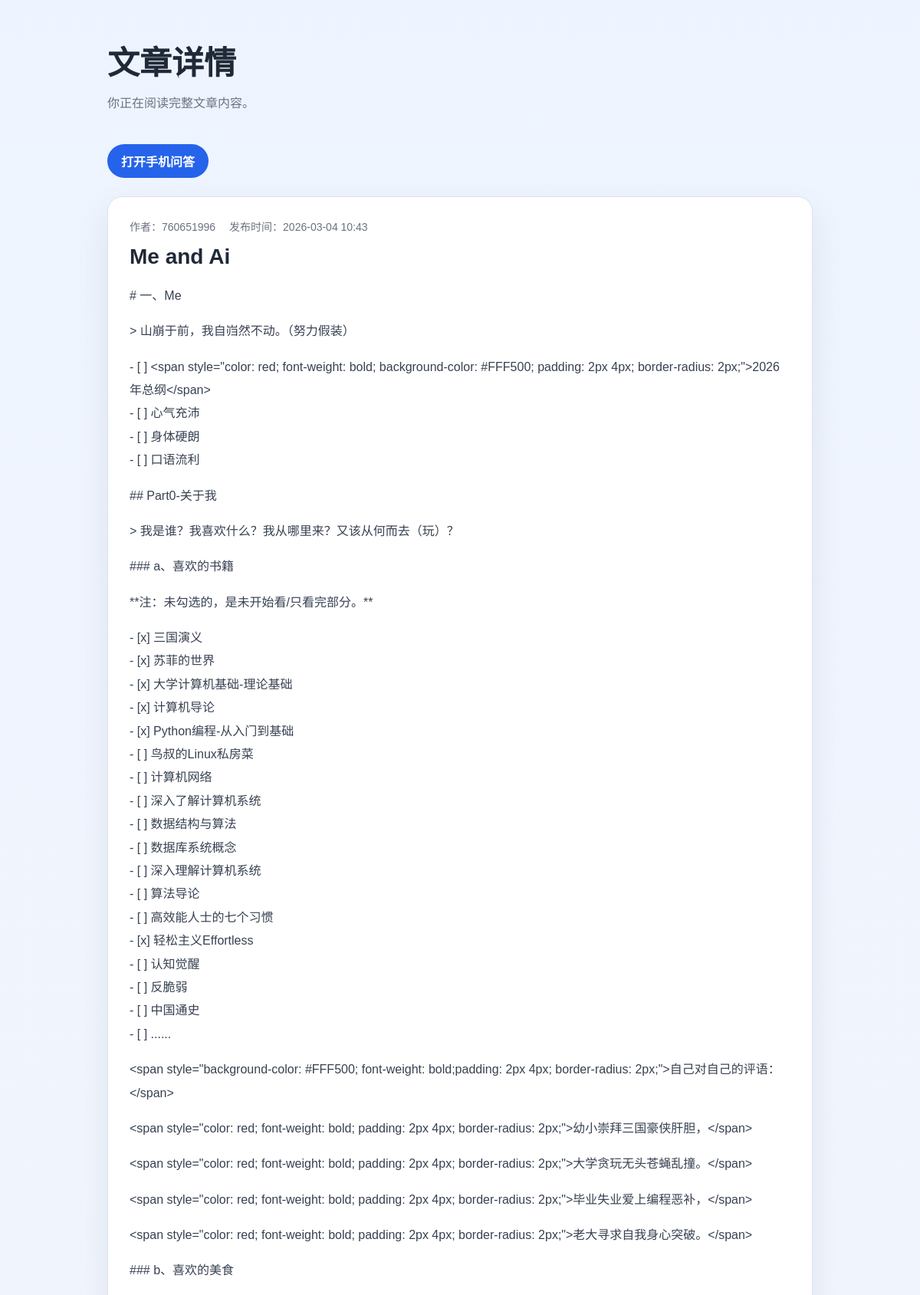
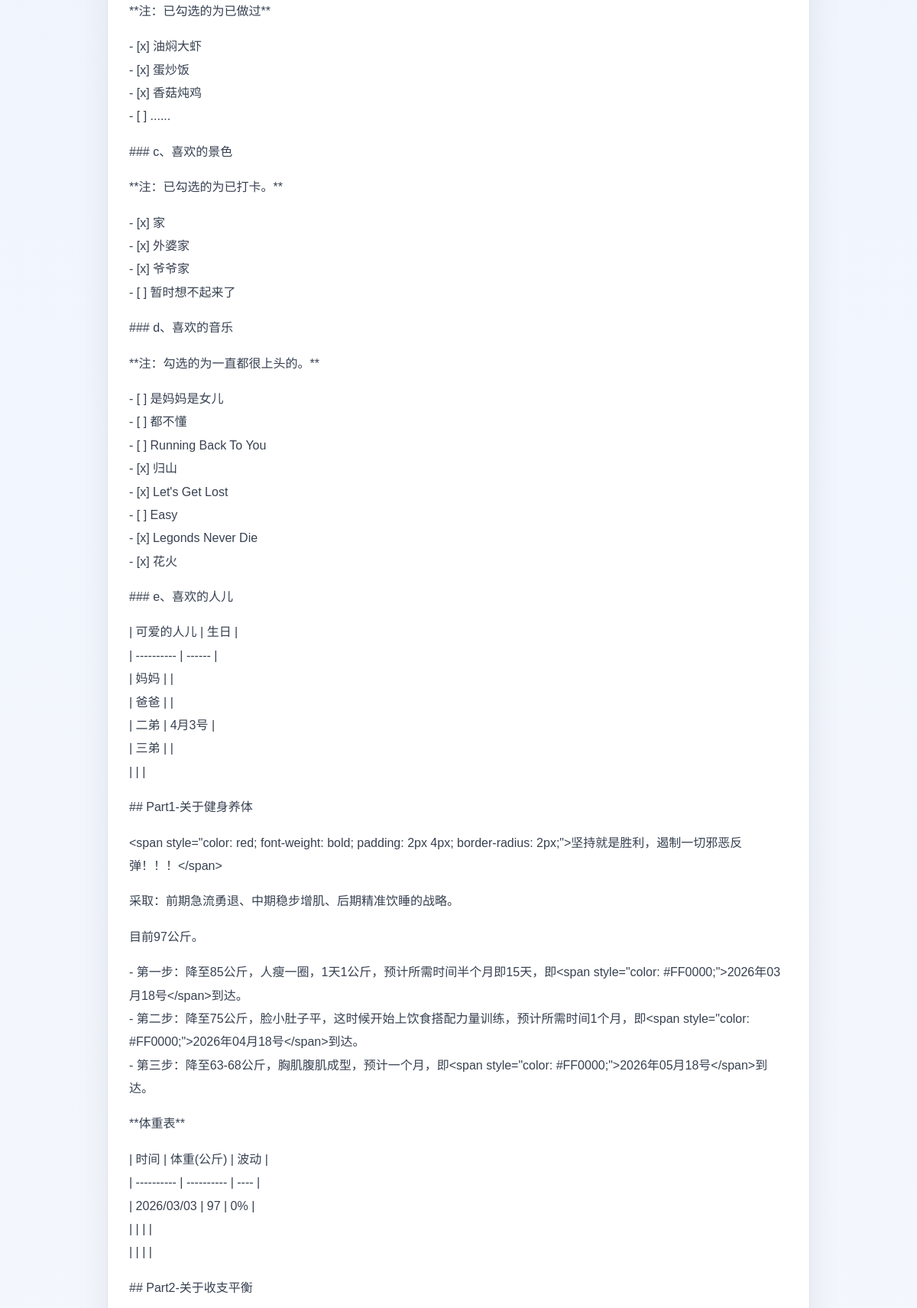
The app's page /post/1/ (upper part) with its own data (2 pictures, top to bottom).
### blog/models.py (models this page shows, shortened)
class Post(models.Model):
    title = models.CharField(max_length=100)
    content = models.TextField()
    date_posted = models.DateTimeField(default=timezone.now)
    author = models.ForeignKey(User, on_delete=models.CASCADE)

### blog/views.py (the view)
# urls.py: path('post/<int:pk>/', views.post_detail, name='post-detail'),
def post_detail(request, pk):
    post = get_object_or_404(Post.objects.select_related('author'), pk=pk)
    return render(request, 'blog/post_detail.html', {'post': post})

### blog/templates/blog/post_detail.html (shortened to what this page needs)
{% extends "blog/base.html" %}
{% block page_title %}文章详情{% endblock %}
{% block page_intro %}你正在阅读完整文章内容。{% endblock %}
{% block hero_actions %}
    <div class="hero-actions">
        <a class="button" href="{% url 'chat-page' %}">打开手机问答</a>
    </div>
{% endblock %}
{% block content %}
    <article class="detail-card">
        <div class="meta">
            <span>作者：{{ post.author.username }}</span>
            <span>发布时间：{{ post.date_posted|date:"Y-m-d H:i" }}</span>
        </div>
        <h2>{{ post.title }}</h2>
        <div class="detail-body">
            {{ post.content|linebreaks }}
        </div>
    </article>
{% endblock %}

### blog/templates/blog/base.html (style rules this page uses)
:root { color-scheme: light; --bg: #f5f7fb; --panel: #ffffff; --text: #1f2937; --muted: #6b7280; --primary: #2563eb; --primary-hover: #1d4ed8; --border: #dbe3f0; --shadow: 0 18px 45px rgba(15, 23, 42, 0.08); }
* { box-sizing: border-box; }
body { margin: 0; font-family: "Microsoft YaHei", Arial, sans-serif; background: linear-gradient(180deg, #eef4ff 0%, var(--bg) 100%); color: var(--text); }
.hero-actions { display: flex; flex-wrap: wrap; gap: 12px; margin-top: 18px; }
.post-card, .detail-card, .empty-state { background: var(--panel); border: 1px solid var(--border); border-radius: 20px; padding: 28px; box-shadow: var(--shadow); }
.meta { display: flex; flex-wrap: wrap; gap: 10px 18px; color: var(--muted); font-size: 14px; margin-bottom: 14px; }
h2 { margin: 0 0 18px; font-size: 28px; }
.post-body, .detail-body { font-size: 16px; line-height: 1.9; color: #374151; }
.detail-body { margin-top: 20px; }
.button, .back-link { display: inline-flex; align-items: center; justify-content: center; min-height: 44px; padding: 0 18px; border-radius: 999px; background: var(--primary); color: #ffffff; text-decoration: none; font-weight: 600; margin-top: 20px; border: none; }

### records on screen
Post: author.username "760651996", date_posted "2026-03-04 10:43", title "Me and Ai", content "# 一、Me > 山崩于前，我自岿然不动。（努力假装） - [ ] <span style=\"color: red; font-weight: bold; background-color: #FFF500; padding: 2px 4px; border-radius: 2px;\">2026年总纲</span> - [ ] 心气充沛 - [ ] 身体硬朗 - [ ] 口语流利 ## Part0-关于我 > 我是谁？我喜欢什么？我从哪里来？又该从何而去（玩）？ ### a、喜欢的书籍 **注：未勾选的，是未开始看/只看完部分。** - [x] 三国演义 - [x] 苏菲的世界 - [x] 大学计算机基础-理论基础 - [x] 计算机导论 - [x] Python编程-从入门到基础 - [ ] 鸟叔的Linux私房菜 - [ ] 计算机网络 - [ ] 深入了解计算机系统 - [ ] 数据结构与算法 - [ ] 数据库系统概念 - [ ] 深入理解计算机系统 - [ ] 算法导论 - [ ] 高效能人士的七个习惯 - [x] 轻松主义Effortless - [ ] 认知觉醒 - [ ] 反脆弱 - [ ] 中国通史 - [ ] ...... <span style=\"background-color: #FFF500; font-weight: bold;padding: 2px 4px; border-radius: 2px;\">自己对自己的评语：</span> <span style=\"color: red; font-weight: bold; padding:…"
